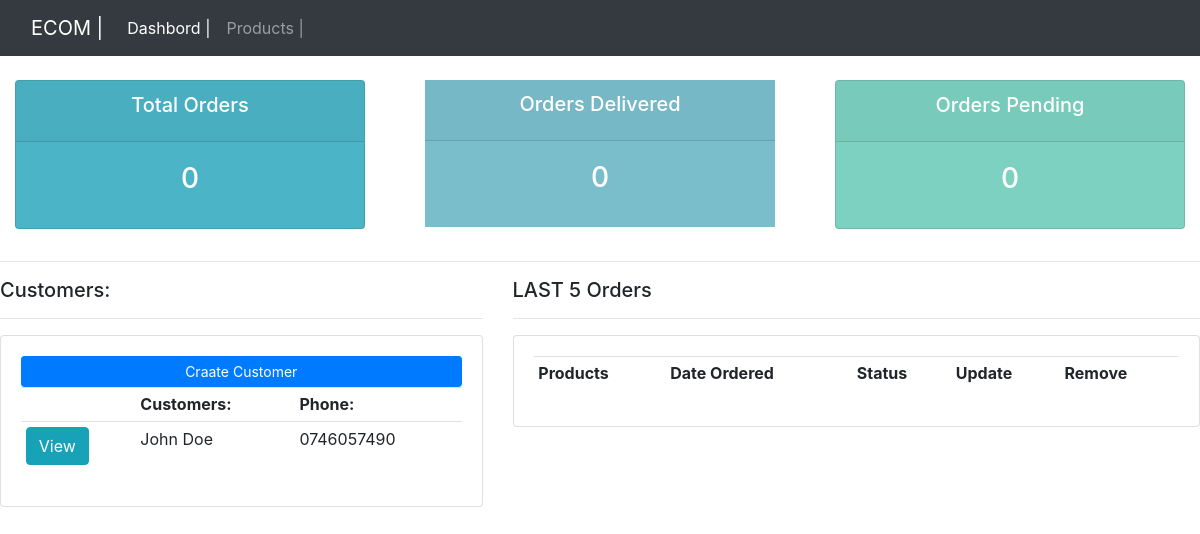
The app's page /, older data.
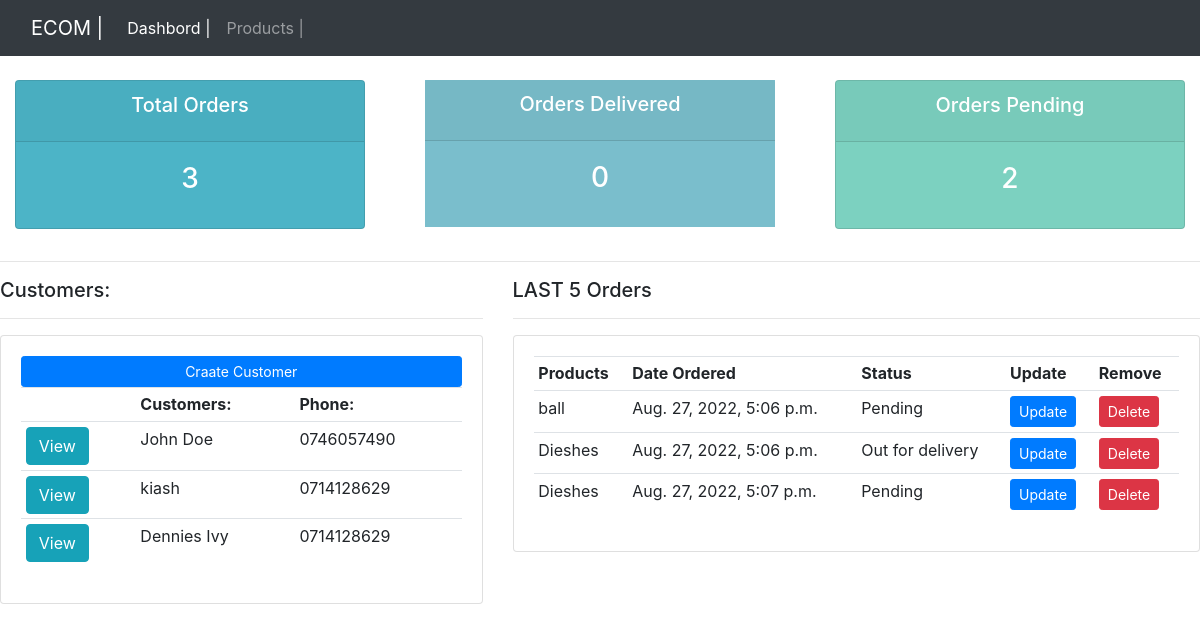
The same page, newer data.
### crm/models.py (models this page shows, shortened)
class Customers(models.Model):
    name = models.CharField(max_length=200,blank=True,null=True)
    email = models.CharField(max_length=200,blank=True,null=True)
    phone = models.CharField(max_length=200,blank=True,null=True)
    date_created = models.DateTimeField(auto_now_add=True)

class Order(models.Model):
    STATUS = (
        ('Pending','Pending'),
        ('Out for delivery','Out for delivery'),
        ('Delivered','Delivered'),
    )
    customer=models.ForeignKey(Customers,null=True,on_delete=models.SET_NULL)
    product=models.ForeignKey(Products,null=True,on_delete=models.SET_NULL)
    date_created = models.DateTimeField(auto_now_add=True)
    status=models.CharField(max_length=200,blank=True,null=True,choices=STATUS)
    note=models.CharField(max_length=1000,blank=True,null=True)

class Products(models.Model):
    CATEGORY = (
        ('Indoor','Indoor'),
        ('Out Door','Out Door'),
    )
    name=models.CharField(max_length=200,blank=True,null=True)
    price=models.FloatField(blank=True,null=True)
    category=models.CharField(max_length=200,blank=True,null=True,choices=CATEGORY)
    description=models.CharField(max_length=200,blank=True,null=True)
    date_created = models.DateTimeField(auto_now_add=True)
    tag=models.ManyToManyField(Tag)
    def __str__(self):
        return self.name

### crm/views.py (the view)
# urls.py: path('',home,name='home'),
def home(request):
    orders = Order.objects.all()
    customers = Customers.objects.all()
    total_customers = customers.count()
    total_orders = orders.count()
    delivered = orders.filter(status='Delivered').count()
    pending = orders.filter(status='Pending').count()
    context = {
        'orders':orders,
        'customers':customers,
        'total_orders':total_orders,
        'delivered':delivered,
         'pending':pending
    }
    return render(request, 'dashbord.html',context)

### frontend/templates/dashbord.html
{% extends 'base.html' %}
{% load static %}
{% block content %}
{% include  'status.html' %}
<hr>
<div class="row">
    <div class="col-md-5">
        <h5>Customers:</h5>
        <hr>
        <div class="card card-body">
            <a href="" class="btn btn-primary btn-sm btn-block">Craate Customer</a>
            <table class="table table-sm">
                <tr>
                    <th></th>
                    <th>Customers:</th>
                    <th>Phone:</th>
                </tr>
                {% for customer in customers %}
                <tr>
                    <td><a class="btn btn-info" href="{% url 'crm:customers' customer.id %}">View</a></td>
                    <td>{{ customer.name }}</td>
                    <td>{{ customer.phone }}</td>
                </tr>
                {% endfor %}
            </table>
        </div>
    </div>
    <div class="col-md-7">
        <h5>LAST 5 Orders</h5>
        <hr>
        <div class="card card-body">
            <table class="table table-sm">
                <tr>
                    <th>Products</th>
                    <th>Date Ordered</th>
                    <th>Status</th>
                    <th>Update</th>
                    <th>Remove</th>
                </tr>
                 {% for order in orders %}
                <tr>
                    <td>{{ order.product }}</td>
                    <td>{{ order.date_created }}</td>
                    <td>{{ order.status }}</td>
                    <td><a href="{% url 'crm:update_order' order.id  %}" class="btn btn-primary btn-sm">Update</a></td>
                    <td><a href="{% url 'crm:delete_order' order.id %}" class="btn btn-danger btn-sm">Delete</a></td>
                </tr>
                {% endfor %}
            </table>
        </div>
    </div>
</div>
{% endblock %}

Row changes from the older to the newer data that the page shows:
added Customers: name "kiash", phone "0714128629"
added Customers: name "Dennies Ivy", phone "0714128629"
added Order: product "ball", date_created "Aug. 27, 2022, 5:06 p.m.", status "Pending"
added Order: product "Dieshes", date_created "Aug. 27, 2022, 5:06 p.m.", status "Out for delivery"
added Order: product "Dieshes", date_created "Aug. 27, 2022, 5:07 p.m.", status "Pending"
Text that changed along with them:
{{ total_orders }}: "0" → "3"
{{ pending }}: "0" → "2"
